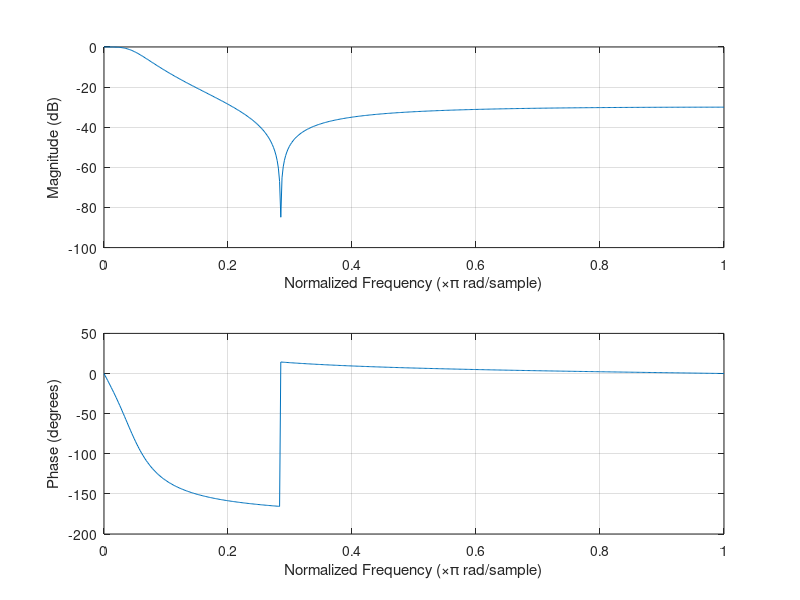

Reproduce this figure in MATLAB. (Note: this script raises an error after producing the figure.)
clear all
close all
fs=48000;
fc=5000;
liczba_bit=20;
[b,a]=cheby2(2,30,2*fc/fs);
[sosl,g] = tf2sos(b,a);
figure(1)
 freqz(b,a);

for i=1:1
    for j=1:6
        sos3(i,j)=fixpoint(sosl(i,j),liczba_bit);
    end
end



probka=1000;
R1=0;
R2=0;
R3=0;
k=1:200;


sos3

m=fixpoint(g,liczba_bit);

hdl_creator(sos3,1,liczba_bit,m,'High_pas_top')

